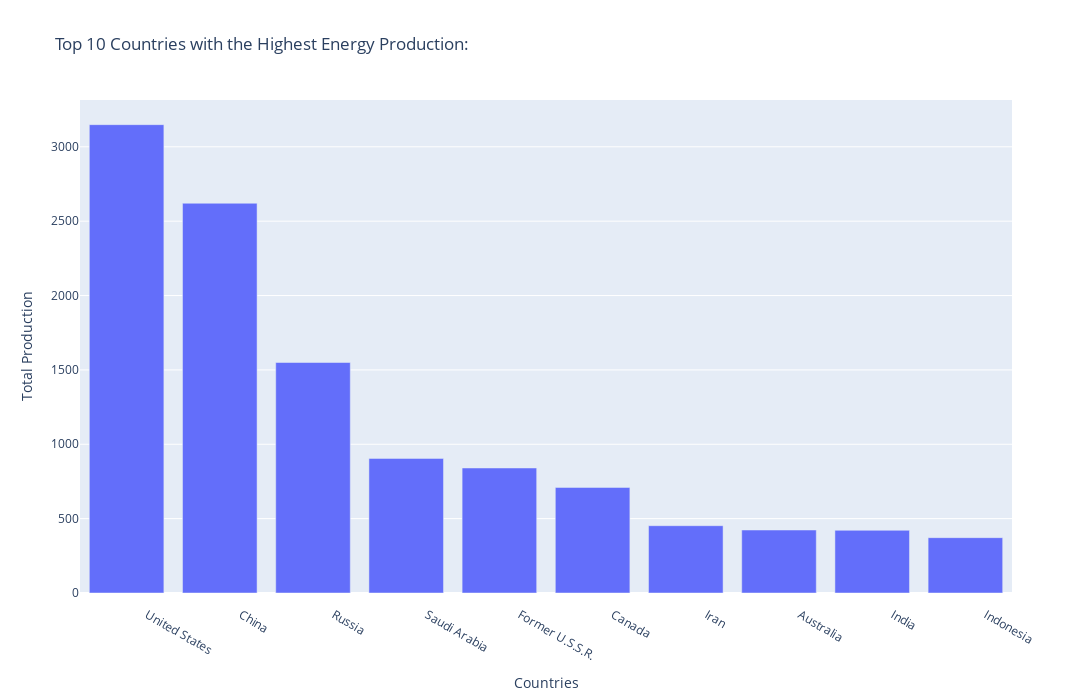

The cell this chart's notebook holds for it:
### Code cell
top_production = production[['Country', 'Total_production']].sort_values(by=['Total_production'], ascending=False).head(10)
# top_production.head(10)

fig = px.bar(top_production, x='Country', y='Total_production',labels={
                     "Country": "Countries",
                     "Total_production": "Total Production"
                 },title='Top 10 Countries with the Highest Energy Production:', width=1500, height=700)
fig.show()

### Figure 1 — Plotly figure (JSON) as saved in the notebook; plotly's stock layout.template omitted (floating-point values rounded to 4 significant figures)
{"data": [{"alignmentgroup": "True", "hovertemplate": "Countries=%{x}<br>Total Production=%{y}<extra></extra>", "legendgroup": "", "marker": {"color": "#636efa", "pattern": {"shape": ""}}, "name": "", "offsetgroup": "", "orientation": "v", "showlegend": false, "textposition": "auto", "type": "bar", "x": ["        United States", "        China", "        Russia", "        Saudi Arabia", "        Former U.S.S.R.", "        Canada", "        Iran", "        Australia", "        India", "        Indonesia"], "xaxis": "x", "y": [3149.0, 2621.0, 1550.0, 905.0, 840.5, 710.0, 452.6, 423.6, 421.5, 372.1], "yaxis": "y"}], "layout": {"barmode": "relative", "height": 700, "legend": {"tracegroupgap": 0}, "title": {"text": "Top 10 Countries with the Highest Energy Production:"}, "width": 1500, "xaxis": {"anchor": "y", "domain": [0, 1], "title": {"text": "Countries"}}, "yaxis": {"anchor": "x", "domain": [0, 1], "title": {"text": "Total Production"}}}}
